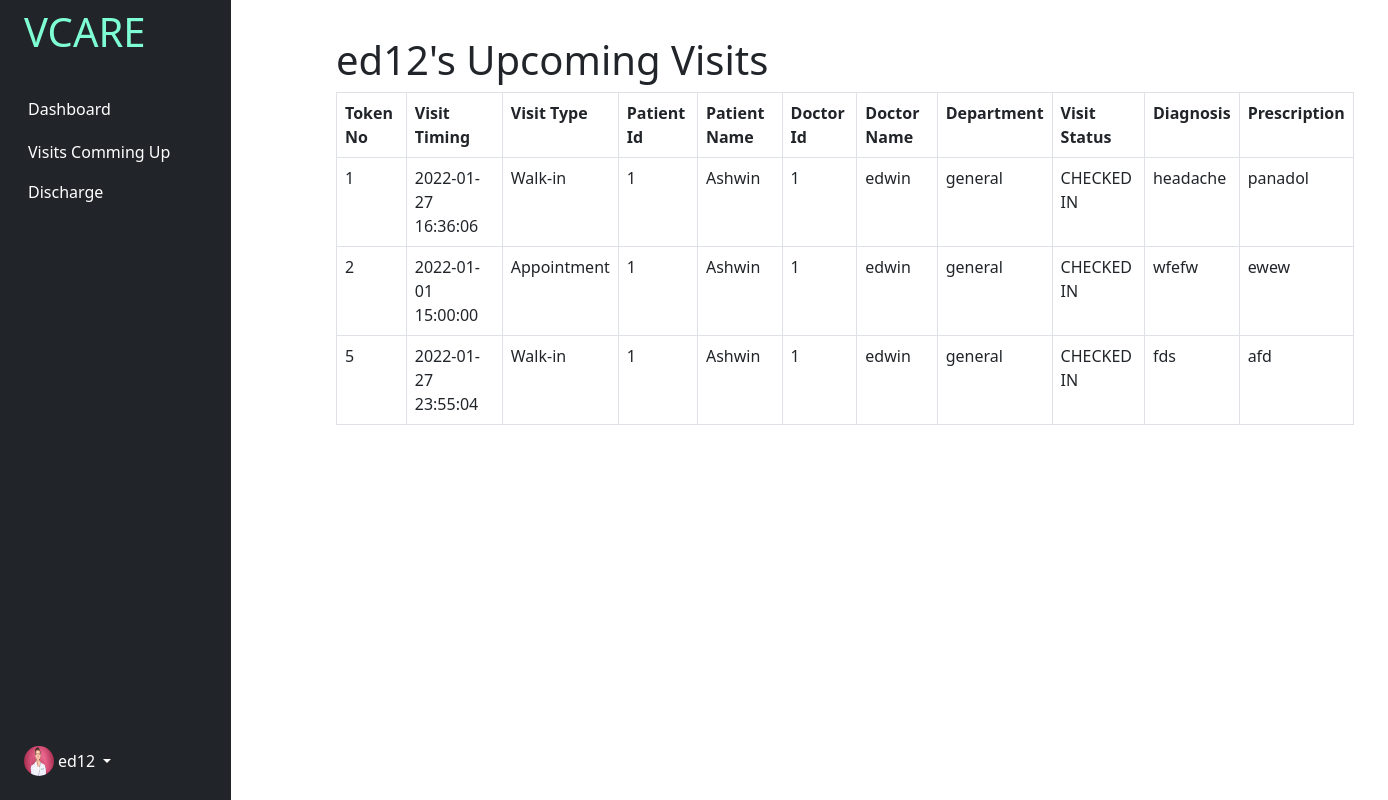
The app's page /dvisit (signed in) with its own data.
### tables this page shows
CREATE TABLE LOGIN(
    U_NAME VARCHAR2(10) PRIMARY KEY,
    PWD VARCHAR2(10) NOT NULL,
    TYPE  VARCHAR2(10) NOT NULL,
    DPLOC VARCHAR2(50) NOT NULL);

CREATE TABLE VISITS(
    TOKEN_NO INTEGER  PRIMARY KEY AUTOINCREMENT,
    VISIT_TIME DATETIME NOT NULL UNIQUE,
    VISIT_TYPE VARCHAR2(20) NOT NULL,
    PAT_ID REFERENCES PATIENT(PAT_ID),
    PAT_NAME REFERENCES PATIENT(PAT_NAME),
    DOC_ID REFERENCES DOCTOR(DOC_ID),
    DOC_NAME REFERENCES DOCTOR(DOC_NAME),
    DEP REFERENCES DOCTOR(DEP),
    VISIT_STATUS VARCHAR2(20),
    DIAGNOSIS  VARCHAR2(500),
    PRESCRIPTION VARCHAR2(500),
    CONSULTFEE NUMBER(10,2),
    ADDFEES NUMBER(10,2),    
    TOTALFEES NUMBER(10,2)
    );

### app.py (the view)
@app.route('/dvisit')
def dvisit():
    uname = session["name"]
    con = sqlite3.connect("database.db")
    con.row_factory = sqlite3.Row
    cur = con.cursor()
    cur.execute("SELECT DPLOC FROM LOGIN WHERE U_NAME='{un}'".format(un=uname))
    acc = cur.fetchall()
    for i in acc:
        dp = i[0]
    cur.execute("SELECT *FROM DOCTOR WHERE U_NAME='{un}'".format(un=uname))
    ddata = cur.fetchall()
    did = ddata[0][0]
    cur.execute("SELECT *FROM VISITS WHERE DOC_ID={i}".format(i=did))
    vddata = cur.fetchall()
    print(vddata)
    return render_template('dvisits.html', vddata=vddata, dp=dp)

### templates/dvisits.html
{% extends "ddashbase.html" %}
{% block head %}
{{ super() }}
{% endblock %}
{% block content %}
<div class="container" style="margin-top:20px;margin-left:50px;">
    <h1>{{session.name}}'s Upcoming Visits</h1>
    <table class="table table-bordered">
        <tr>
            <th>Token No</th>
            <th>Visit Timing</th>
            <th>Visit Type</th>
            <th>Patient Id</th>
            <th>Patient Name</th>
            <th>Doctor Id</th>
            <th>Doctor Name</th>
            <th>Department</th>
            <th>Visit Status</th>
            <th>Diagnosis</th>
            <th>Prescription</th>
        </tr>
        {% for i in vddata %}
        <tr>
            <td>{{i[0]}}</td>
            <td>{{i[1]}}</td>
            <td>{{i[2]}}</td>
            <td>{{i[3]}}</td>
            <td>{{i[4]}}</td>
            <td>{{i[5]}}</td>
            <td>{{i[6]}}</td>
            <td>{{i[7]}}</td>
            <td>{{i[8]}}</td>
            <td>{{i[9]}}</td>
            <td>{{i[10]}}</td>
        </tr>
        {% endfor %}
    </table>
</div>
{% endblock content %}

### templates/ddashbase.html (shortened to what this page needs)
<!DOCTYPE html>
<head>
    {% block head %}
    <link rel="stylesheet" href="{{ url_for('static',filename='css/bootstrap.min.css') }}">
    <link rel="stylesheet" href="{{ url_for('static',filename='css/styles.css') }}">
    <link rel="stylesheet" href="{{ url_for('static',filename='css/card.css') }}">
    <link rel="stylesheet" href="{{ url_for('static',filename='css/sidebars.css') }}">
    {% endblock %}
</head>
<body id="body">
    <div class="container-fluid">
        <div class="row flex-nowrap">
            <div class="col-auto col-md-3 col-xl-2 px-sm-2 px-0 bg-dark fixed-top ">
                <div class="d-flex flex-column align-items-center align-items-sm-start px-3 pt-2 text-white min-vh-100">
                    <a href="/"
                        class="d-flex align-items-center pb-3 mb-md-0 me-md-auto text-white text-decoration-none">
                        <span class="fs-5 d-none d-sm-inline">
                            <h1 style="color:aquamarine;">VCARE</h1>
                        </span>
                    </a>
                    <ul class="nav nav-pills flex-column mb-sm-auto mb-0 align-items-center align-items-sm-start"
                        id="menu">
                        <li>
                            <a href="/ddashboard" class="nav-link px-0 align-middle">
                                 <span class="ms-1 d-none d-sm-inline"
                                    style="color:white;">Dashboard</span></a>
                        </li>
                        <li>
                            <a href="/dvisit" class="nav-link px-0 align-middle"><span class="ms-1 d-none d-sm-inline"
                                    style="color:white;">Visits Comming Up</span></a>
                        </li>
                        <li>
                            <a href="/dapppointment" class="nav-link px-0 align-middle"><span
                                    class="ms-1 d-none d-sm-inline" style="color:white;">Discharge</span></a>
                        </li>
                    </ul>
                    <div class="dropdown pb-4">
                        <a href="#" class="d-flex align-items-center text-white text-decoration-none dropdown-toggle"
                            id="dropdownUser1" data-bs-toggle="dropdown" aria-expanded="false">
                            {% if dp %}
                            <img src="{{url_for('static',filename=dp)}}" width="30" height="30" class="rounded-circle">
                            {% endif %}
                            <span class="d-none d-sm-inline mx-1">{{session.name}}</span>
                        </a>
                    </div>
                </div>
            </div>
            <div class="col py-3" style="margin-left:250px;margin-right:50px;">
                {% block content %}
                {% endblock %}
            </div>
        </div>
    </div>
</body>
</html>

### static/css/sidebars.css (style rules this page uses)
body { min-height: 100vh; min-height: -webkit-fill-available; }
.dropdown-toggle { outline: 0; }

### records on screen
LOGIN: DPLOC (picture)
VISITS: TOKEN_NO "1", VISIT_TIME "2022-01-27 16:36:06", VISIT_TYPE "Walk-in", PAT_ID "1", PAT_NAME "Ashwin", DOC_ID "1", DOC_NAME "edwin", DEP "general", VISIT_STATUS "CHECKED IN", DIAGNOSIS "headache", PRESCRIPTION "panadol"
VISITS: TOKEN_NO "2", VISIT_TIME "2022-01-01 15:00:00", VISIT_TYPE "Appointment", PAT_ID "1", PAT_NAME "Ashwin", DOC_ID "1", DOC_NAME "edwin", DEP "general", VISIT_STATUS "CHECKED IN", DIAGNOSIS "wfefw", PRESCRIPTION "ewew"
VISITS: TOKEN_NO "5", VISIT_TIME "2022-01-27 23:55:04", VISIT_TYPE "Walk-in", PAT_ID "1", PAT_NAME "Ashwin", DOC_ID "1", DOC_NAME "edwin", DEP "general", VISIT_STATUS "CHECKED IN", DIAGNOSIS "fds", PRESCRIPTION "afd"

### other values on screen
{{ session.name }} "ed12"
